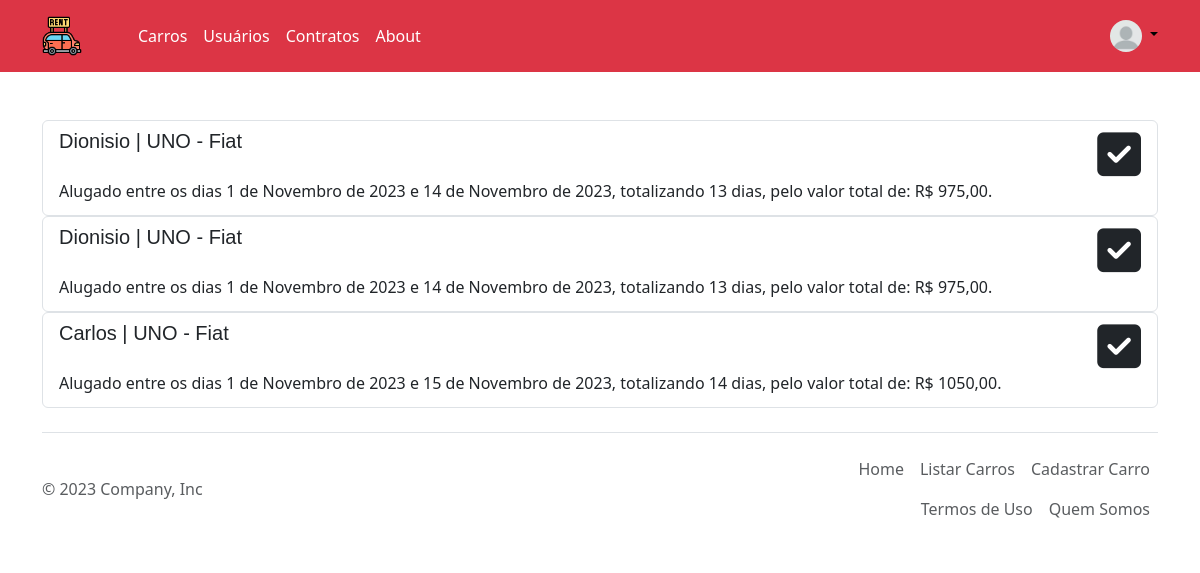
The app's page /locador/contratos/ (signed in), older data.
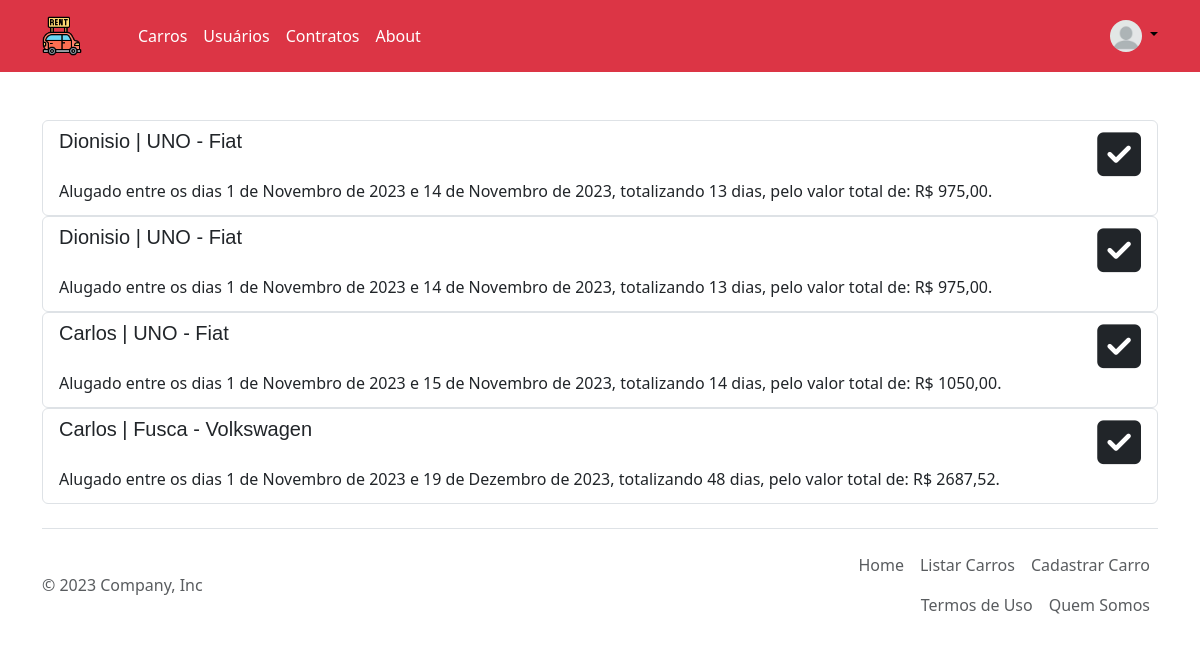
The same page, newer data.
### aluguel/models.py (models this page shows, shortened)
class Contrato(models.Model):
    FORMA = [
        ("Crédito", "Crédito"),
        ("Débito", "Débito"),
        ("Boleto", "Boleto"),
        ("PIX", "PIX"),
        ("Transferência", "Transferência"),
        ("Espécie", "Espécie"),
        ("Outro", "Outro"),
    ]
    ANDAMENTO = [
        ("Ativo", "Ativo"),
        ("Inativo", "Inativo"),
    ]
    locatario = models.ForeignKey(Usuario, verbose_name="Locatário", on_delete=models.CASCADE, related_name="contratante")
    carro = models.ForeignKey(Carro, verbose_name="Veículo", on_delete=models.CASCADE, related_name='Veículo')
    inicio_do_contrato = models.DateField("Data de Retirada do Carro")
    fim_do_contrato = models.DateField("Data da Devolução do Carro")
    total_diarias = models.PositiveIntegerField("Quantidade de Diárias", blank=True, null=True)
    def calcular_dias(self):
        return (self.fim_do_contrato - self.inicio_do_contrato).days
    quantidade_de_dias = property(calcular_dias)
    forma_de_pagamento = models.CharField("Forma de Pagamento", max_length=100, choices=FORMA)
    def calcular_valor(self):
        valor = self.quantidade_de_dias * self.carro.diaria
        return valor
    def get_valor_total(self):
        return self.calcular_valor()
    valor_total = property(get_valor_total)
    valor = models.DecimalField(max_digits=10, decimal_places=2, blank=True, null=True)
    status = models.CharField(max_length=12, choices=ANDAMENTO, default='Ativo')
    class Meta:
        verbose_name = "Contrato"
        verbose_name_plural = "Contratos"

class Usuario(models.Model):
    SEXO = [
        ("Masculino", "Masculino"),
        ("Feminino", "Feminino"),
        ("Outro", "Outro")
    ]
    nome = models.CharField("Nome", max_length=100)
    sobrenome = models.CharField("Sobrenome", max_length=100)
    cpfcnpj = models.CharField('CPF:',max_length=18, blank=True, null=True)
    email = models.EmailField("Email")
    telefone = models.CharField("Telefone", max_length=20, blank=True, null=True)
    data_nasc = models.DateField("Data de Nascimento", blank=True, null=True)
    perfil = models.ImageField("Foto", upload_to='perfil', blank=True, null=True)
    user = models.OneToOneField(get_user_model(),verbose_name="Usuário:", on_delete=models.CASCADE, blank=True, null=True)
    def calculo_de_idade(self):
        hoje = date.today()
        diferenca = hoje - self.data_nasc
        return round(diferenca.days // 365.25)
    idade = property(calculo_de_idade)
    sexo = models.CharField("Sexo", max_length=100, choices=SEXO)
    class Meta:
        verbose_name = "Usuário"
        verbose_name_plural = "Usuários"

class Carro(models.Model):
    CATEGORIAS = [
        ("Econômico", "Econômico"),
        ("Intermediário", "Intermediário"),
        ("Sedan", "Sedan"),
        ("SUV", "SUV"),
        ("Executivo", "Executivo"),
        ("Pick-UP", "Pick-UP"),
        ("Minivan", "Minivan"),
    ]
    COMBUSTIVEL = [
        ("Gasolina", "Gasolina"),
        ("Flex", "Flex"),
        ("Diesel", "Diesel"),
        ("Híbrido", "Híbrido"),
        ("Elétrico", "Elétrico"),
    ]
    STATUS = [
        ('Disponível', 'Disponível'),
        ('Indisponível', 'Indisponível'),
    ]
    MARCA = [
        ('Mercedes - Benz', 'Mercedes - Benz'), ('Audi', 'Audi'),('BMW', 'BMW'),
        ('Volkswagen',  'Volkswagen'), ('Chevrolet', 'Chevrolet'), ('Renault', 'Renault'),
        ('Ford', 'Ford'), ('Toyota', 'Toyota'), ('Fiat', 'Fiat'), ('Hyundai', 'Hyundai'),
        ('Peugeot', 'Peugeot'), ('Lexus', 'Lexus'), ('Kia','Kia'), ('Citroën', 'Citroën'),
        ('Nissan', 'Nissan'), ('Mitsubishi', 'Mitsubishi'), ('Chery', 'Chery'),('Jeep', 'Jeep'),
    ]
    modelo = models.CharField("Modelo", max_length=50)
    marca = models.CharField("Marca", choices=MARCA, max_length=50)
    combustivel = models.CharField("Combustível", max_length=50, choices=COMBUSTIVEL)
    tipo = models.CharField("Categoria", max_length=100, choices=CATEGORIAS)
    bio = models.TextField("Sobre o carro", blank=True, null=True)
    ano = models.PositiveIntegerField("Ano")
    placa = models.CharField(max_length=15, unique=True, error_messages={'unique':"Veículo já cadastrado!"})
    foto = models.ImageField("Foto", upload_to='carros/', blank=True, null=True)
    cor = models.CharField("Cor", max_length=50)
    diaria = models.DecimalField("Valor da diária", max_digits=8, decimal_places=2)
    status = models.CharField(max_length=12, choices=STATUS, default='Disponível')
    class Meta:
        verbose_name = "Carro"
        verbose_name_plural = "Carros"

### aluguel/views.py (the view)
# urls.py: path('contratos/', Contratos.as_view(), name='todos_os_contratos'),
class Contratos(ListView):
    model=Contrato
    template_name='locador/todos_os_contratos.html'
    context_object_name='contratos'

### templates/locador/todos_os_contratos.html (shortened to what this page needs)
{% extends 'base_adm.html' %}
{% load static bootstrap5 %}
{% block content %}
<div class="container">
    {% for contrato in contratos %}
    <div class="list-group">
        <a href="{% url 'detalhar_contrato' contrato.id %}" class="list-group-item list-group-item-action" aria-current="true">
            <div class="d-flex w-100 justify-content-between">
                <h5 class="mb-1">{{contrato.locatario.nome}} | {{contrato.carro.modelo }} - {{contrato.carro.marca }}
                </h5>
                {% if carro.status == 'Ativo' %}
                <i class="fa-regular fa-times-circle"></i>
                {% else %}
                <i class="fa-solid fa-square-check icone"></i>
                {% endif %}
            </div>
            <p class="mb-1">Alugado entre os dias {{contrato.inicio_do_contrato}} e {{contrato.fim_do_contrato}}, totalizando {{contrato.quantidade_de_dias}} dias, pelo valor total de: R$ {{contrato.valor_total}}.</p>
        </a>
    </div>
    {% endfor %}
</div>
{% endblock content %}

Row changes from the older to the newer data that the page shows:
added Contrato: locatario.nome "Carlos", carro.modelo "Fusca", carro.marca "Volkswagen", inicio_do_contrato "1 de Novembro de 2023", fim_do_contrato "19 de Dezembro de 2023", quantidade_de_dias "48", valor_total "2687,52"
